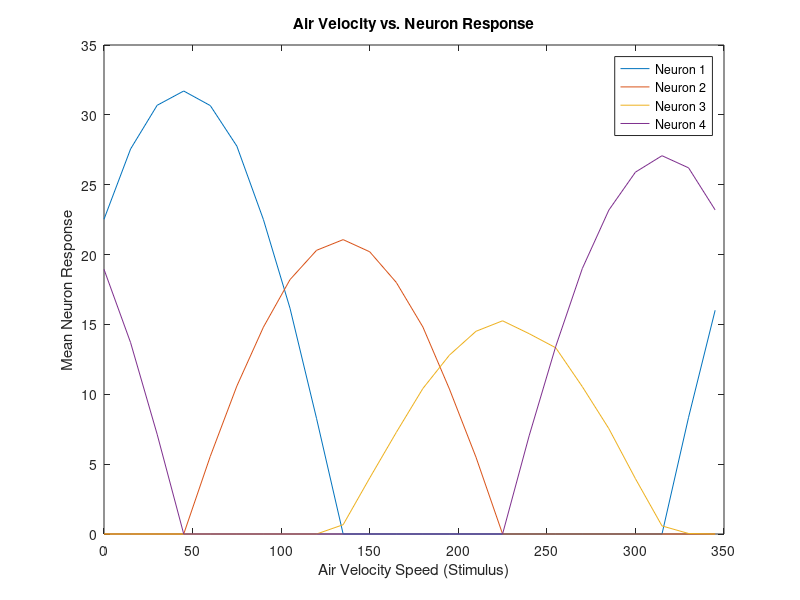
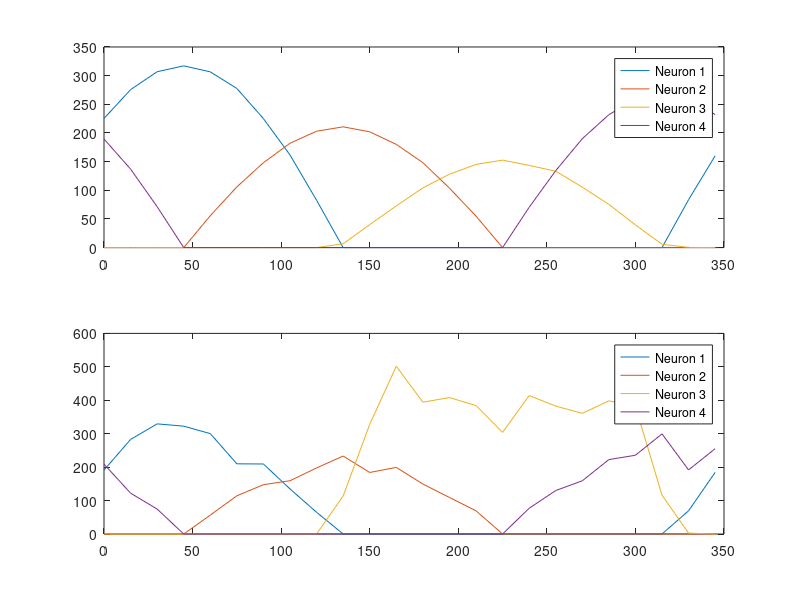

Here is the MATLAB script that generated these plots, in order:
close all; clear all; clc; % clear old plots

% this experiment is based on a set of artificial "experiments" that
% we've run on four simulated neurons that emulate the behavior found
% in the cercal organs of a cricket.

% 4 neurons were probed with a range of air velocity stimuli of uniform
% intensity and differing direction. The firing rate of each of the neurons
% in response to each of the stimulus values.Each of these recordings lasted
% 10 seconds and we repeated this process 100 times for each neuron-stimulus 
% combination.
load('tuning.mat')

neuronResponseMatrix(:,:,1) = neuron1;
neuronResponseMatrix(:,:,2) = neuron2;
neuronResponseMatrix(:,:,3) = neuron3;
neuronResponseMatrix(:,:,4) = neuron4;

meanResponse = squeeze(mean(neuronResponseMatrix,1));

stimulus = stim;
% stimulus = direction of the air velocity
plot(stimulus, meanResponse)
legend('Neuron 1','Neuron 2','Neuron 3','Neuron 4')
title('Air Velocity vs. Neuron Response')
xlabel('Air Velocity Speed (Stimulus)')
ylabel('Mean Neuron Response')

peakCount = neuronResponseMatrix * 10;

figure

subplot(2,1,1)
meanPeakCount=squeeze(mean(peakCount,1));
plot(stimulus,meanPeakCount)
legend('Neuron 1','Neuron 2','Neuron 3','Neuron 4')

subplot(2,1,2)
varPeakCount=squeeze(var(peakCount,1));
plot(stimulus,varPeakCount)
legend('Neuron 1','Neuron 2','Neuron 3','Neuron 4')

% load('pop_coding.mat')

% r=[r1',r2',r3',r4'];

% c=[c1;c2;c3;c4];

% rmax=max(squeeze(max(neuronResponseMatrix,[],1)),[],1);

% ratio=r./repmat(rmax,size(r,1),1);
% vpop=zeros(size(ratio,1),2);

% for i=1:4
    
%     vpop=vpop+repmat(ratio(:,i),1,2).*repmat(c(i,:),size(ratio,1),1);
    
% end

% figure
% plot(vpop(:,1),vpop(:,2),'.')
% set(gca,'YLim',[-1,1],'XLim',[-1,1])


% [s,~]=cart2compass(vpop(:,1),vpop(:,2));
% mean(s)